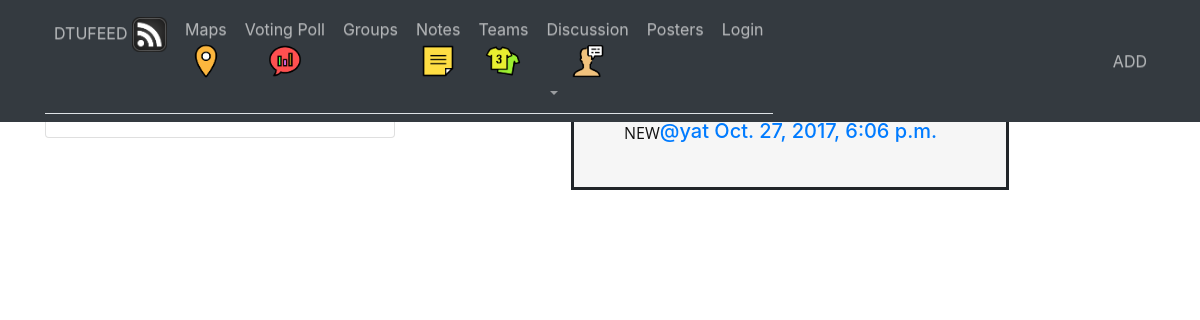
/posts/, run on the app's committed database.
### posts/models.py (models this page shows, shortened)
class Post(models.Model):
    user = models.ForeignKey(User,related_name='posts')
    created_at = models.DateTimeField(auto_now=True)
    message = models.TextField()
    message_html = models.TextField(editable=False)
    group = models.ForeignKey(Group,related_name='posts',null=True,blank=True)
    class Meta:
        ordering = ['-created_at']#descending
        unique_together = ['user' ,'message']

### posts/views.py (the view)
class PostList(SelectRelatedMixin,generic.ListView):
    model = models.Post
    select_related = ("user","group")#SelectRelatedMixin used for connecting two models

### posts/templates/posts/post_list.html (shortened to what this page needs)
{% extends "posts/post_base.html" %}
{% block pre_post %}
<div class="col-md-4">
	<div class="card card-with-shadow">
		<div class="content">
			<h5 class="title">All groups</h5>
		</div>
	</div>
</div>
{% endblock %}
{% block post_content %}
<div class="col-md-8">
	{% for post in post_list %}
  {% include "posts/_post.html" %}
	{% endfor %}
</div>
{% endblock %}

### posts/templates/posts/_post.html (shortened to what this page needs)
<div class="post media">
  <h3>{{post.message_html|safe}}</h3>
  <div class="media-body">
    <h5 class="media-heading">
    <span class="username">
    <a href="{% url 'posts:for_user' username=post.user.username %}">@{{post.user.username}}</a>
  </span>
    <time>
    <a href="{% url 'posts:single' username=post.user.username pk=post.pk %}">{{post.created_at}}</a>
  </time>
  </h5>
  </div>
</div>

### static/css/master.css (style rules this page uses)
.post { border-style: solid; width :60%; margin-left: 20%; background-color: #F6F6F6; padding-top: 20px; padding-right: 50px; padding-bottom: 20px; padding-left: 50px; }
p { color: #111; font-family: 'Open Sans', sans-serif; font-size: 16px; line-height: 28px; margin: 0 0 12px; }

### data on the page
Post: message_html "NEW", user.username "yat", created_at "Oct. 27, 2017, 6:06 p.m."
